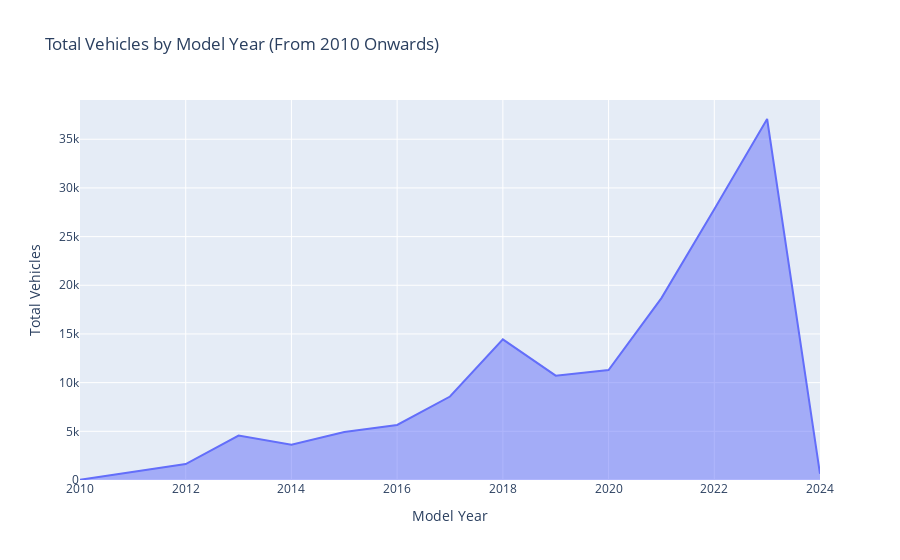

Notebook cell for this chart:
### Code cell
year_df = (
    df[df["Model Year"] >= 2010]
    .groupby("Model Year")
    .size()
    .reset_index(name="Total Vehicles")
)

fig_year = px.area(
    year_df,
    x="Model Year",
    y="Total Vehicles",
    title="Total Vehicles by Model Year (From 2010 Onwards)"
)

fig_year.show()

### Figure 1 — Plotly figure (JSON) as saved in the notebook; plotly's stock layout.template omitted (floating-point values rounded to 4 significant figures)
{"data": [{"fillpattern": {"shape": ""}, "hovertemplate": "Model Year=%{x}<br>Total Vehicles=%{y}<extra></extra>", "legendgroup": "", "line": {"color": "#636efa"}, "marker": {"symbol": "circle"}, "mode": "lines", "name": "", "orientation": "v", "showlegend": false, "stackgroup": "1", "type": "scatter", "x": [2010, 2011, 2012, 2013, 2014, 2015, 2016, 2017, 2018, 2019, 2020, 2021, 2022, 2023, 2024], "xaxis": "x", "y": [24, 796, 1633, 4566, 3613, 4934, 5650, 8574, 14441, 10717, 11294, 18684, 27799, 37079, 642], "yaxis": "y"}], "layout": {"legend": {"tracegroupgap": 0}, "title": {"text": "Total Vehicles by Model Year (From 2010 Onwards)"}, "xaxis": {"anchor": "y", "domain": [0, 1], "title": {"text": "Model Year"}}, "yaxis": {"anchor": "x", "domain": [0, 1], "title": {"text": "Total Vehicles"}}}}
